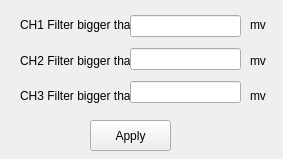
<?xml version="1.0" encoding="UTF-8"?>
<ui version="4.0">
 <class>filter</class>
 <widget class="QWidget" name="filter">
  <property name="geometry">
   <rect>
    <x>0</x>
    <y>0</y>
    <width>283</width>
    <height>159</height>
   </rect>
  </property>
  <property name="windowTitle">
   <string>Form</string>
  </property>
  <widget class="QPushButton" name="pushButton">
   <property name="geometry">
    <rect>
     <x>90</x>
     <y>120</y>
     <width>81</width>
     <height>31</height>
    </rect>
   </property>
   <property name="text">
    <string>Apply</string>
   </property>
  </widget>
  <widget class="QWidget" name="layoutWidget">
   <property name="geometry">
    <rect>
     <x>20</x>
     <y>10</y>
     <width>111</width>
     <height>101</height>
    </rect>
   </property>
   <layout class="QVBoxLayout" name="verticalLayout">
    <item>
     <widget class="QLabel" name="label">
      <property name="text">
       <string>CH1 Filter bigger than</string>
      </property>
     </widget>
    </item>
    <item>
     <widget class="QLabel" name="label_2">
      <property name="text">
       <string>CH2 Filter bigger than</string>
      </property>
     </widget>
    </item>
    <item>
     <widget class="QLabel" name="label_3">
      <property name="text">
       <string>CH3 Filter bigger than</string>
      </property>
     </widget>
    </item>
   </layout>
  </widget>
  <widget class="QWidget" name="layoutWidget">
   <property name="geometry">
    <rect>
     <x>130</x>
     <y>10</y>
     <width>111</width>
     <height>101</height>
    </rect>
   </property>
   <layout class="QVBoxLayout" name="verticalLayout_2">
    <item>
     <widget class="QLineEdit" name="lineEdit"/>
    </item>
    <item>
     <widget class="QLineEdit" name="lineEdit_2"/>
    </item>
    <item>
     <widget class="QLineEdit" name="lineEdit_3"/>
    </item>
   </layout>
  </widget>
  <widget class="QWidget" name="layoutWidget">
   <property name="geometry">
    <rect>
     <x>250</x>
     <y>10</y>
     <width>31</width>
     <height>101</height>
    </rect>
   </property>
   <layout class="QVBoxLayout" name="verticalLayout_3">
    <item>
     <widget class="QLabel" name="label_4">
      <property name="text">
       <string>mv</string>
      </property>
     </widget>
    </item>
    <item>
     <widget class="QLabel" name="label_5">
      <property name="text">
       <string>mv</string>
      </property>
     </widget>
    </item>
    <item>
     <widget class="QLabel" name="label_6">
      <property name="text">
       <string>mv</string>
      </property>
     </widget>
    </item>
   </layout>
  </widget>
 </widget>
 <resources/>
 <connections/>
</ui>
